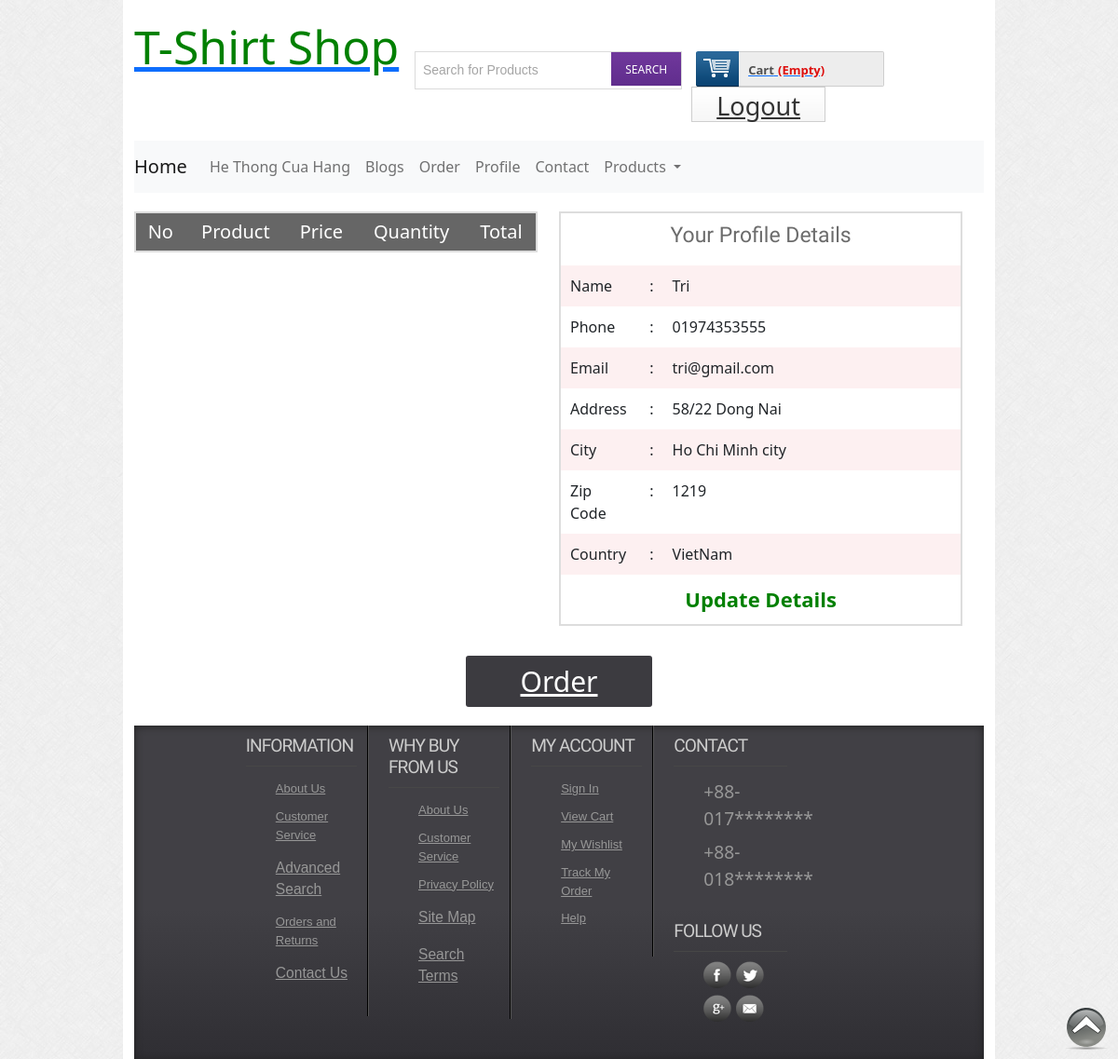
/paymentoffiline.php (signed in), run on the app's committed database.
### tables this page shows
CREATE TABLE `tbl_customers` (
  `id` int(11) NOT NULL,
  `name` varchar(60) NOT NULL,
  `address` text NOT NULL,
  `city` varchar(30) NOT NULL,
  `country` varchar(30) NOT NULL,
  `zip` varchar(30) NOT NULL,
  `phone` varchar(30) NOT NULL,
  `email` varchar(255) NOT NULL,
  `pass` varchar(32) NOT NULL
);

### classes/Customer.php (called while the page is built, shortened)
<?php
$filepath = realpath(dirname(__FILE__));
include_once($filepath.'/../lib/Database.php');
 ?>
<?php
class Customer
{
    private $db;
    public function __construct()
    {
        $this->db = new Database();
    }
    public function getCustomerData($id)
    {
        $query = "SELECT * FROM tbl_customers WHERE id = '$id'";
        $result = $this->db->select($query);
        return $result;
    }
}

### lib/Database.php (called while the page is built, shortened)
<?php
class Database
{
    public $host   = DB_HOST;
    public $user   = DB_USER;
    public $pass   = DB_PASS;
    public $dbname = DB_NAME;
    public $link;
    private function connectDB()
    {
        $this->link = new mysqli(
            $this->host,
            $this->user,
            $this->pass,
            $this->dbname
        );
    }
    public function select($query)
    {
        $result = $this->link->query($query) or
        die($this->link->error . __LINE__);
        if ($result->num_rows > 0) {
            return $result;
        } else {
            return false;
        }
    }
}

### lib/Session.php (called while the page is built, shortened)
<?php
class Session
{
    public static function get($key)
    {
        if (isset($_SESSION[$key])) {
            return $_SESSION[$key];
        } else {
            return false;
        }
    }
}

### paymentoffiline.php (the view, shortened to what this page needs)
<?php include 'inc/header.php'; ?>
<div class="main">
	<div class="content">
		<div class="section group">
			<div class="division">
				<table class="tblone">
							<tr>
								<th>No</th>
								<th>Product</th>
								<th>Price</th>
								<th>Quantity</th>
								<th>Total</th>
							</tr>
						</table>
			</div>
			<div class="division">
				<?php
            $id = Session::get("cmrId");
            $getData = $cmr->getCustomerData($id);
            if ($getData) {
                while ($result = $getData->fetch_assoc()) {
                    ?>
			<table class="tblone">
				<tr>
					<td colspan="3" style="text-align: center;"><h2>Your Profile Details</h2></td>
				</tr>
				<tr>
					<td width="20%">Name</td>
					<td width="5%">:</td>
					<td><?php echo $result['name']; ?></td>
				</tr>
				<tr>
					<td>Phone</td>
					<td>:</td>
					<td><?php echo $result['phone']; ?></td>
				</tr>
				<tr>
					<td>Email</td>
					<td>:</td>
					<td><?php echo $result['email']; ?></td>
				</tr>
				<tr>
					<td>Address</td>
					<td>:</td>
					<td><?php echo $result['address']; ?></td>
				</tr>
				<tr>
					<td>City</td>
					<td>:</td>
					<td><?php echo $result['city']; ?></td>
				</tr>
				<tr>
					<td>Zip Code</td>
					<td>:</td>
					<td><?php echo $result['zip']; ?></td>
				</tr>
				<tr>
					<td>Country</td>
					<td>:</td>
					<td><?php echo $result['country']; ?></td>
				</tr>
				<tr>
					<td colspan="3" style="text-align: center; font-size: 22px;"><a style="color: green;" href="editprofile.php">Update Details</a></td>
				</tr>
			</table>
			<?php
                }
            } ?>
			</div>
		</div>
		<div class="ordernow">
			<a href="?orderid=order">Order</a>
		</div>
	</div>
<?php include 'inc/footer.php'; ?>

### css/style.css (style rules this page uses)
html,body,div,span,applet,object,iframe,h1,h2,h3,h4,h5,h6,p,blockquote,pre,a,abbr,acronym,address,big,cite,code,del,dfn,em,img,ins,kbd,q,s,samp,small,strike,strong,sub,sup,tt,var,b,u,i,dl,dt,dd,ol,nav ul,nav li,fieldset,form,label,legend,table,caption,tbody,tfoot,thead,tr,th,td,article,aside,canvas,details,embed,figure,figcaption,footer,header,hgroup,menu,nav,output,ruby,section,summary,time,mark,audio,video { margin:0;padding:0;border:0;font-size:100%;font:inherit;vertical-align:baseline; }
table { border-collapse:collapse;border-spacing:0; }
a { text-decoration:none; }
body { font-family:Arial, Helvetica, sans-serif; background:url(../images/body_bg3.jpg); }
.section { clear: both; padding: 0px; margin: 0px; }
.group:before, .group:after { content:""; display:table; }
.group:after { clear:both; }
.group { zoom:1; }
.content { padding:20px 0; background:#FFF; }
.content h2 { font-size:23px; color:#6C6C6C; font-family: 'Monda', sans-serif; }
.tblone { border: 1px solid #fff; margin-bottom: 12px; width: 100%; }
.tblone th { background: #666 none repeat scroll 0 0; color: #fff; font-size: 20px; padding: 5px 8px; text-align: center; }
.tblone td { padding:10px;text-align:center; }
table.tblone tr:nth-child(2n+1) { background:#fff;height:30px; }
table.tblone tr:nth-child(2n) { background:#fdf0f1;height:30px; }
table.tblone a { color: #fe5800; font-weight: bold; text-decoration: none; }

### paymentoffiline.php (style rules this page uses)
.division { width:50%; float:left; }
.tblone { width: 95%; margin-right:15px; border:2px solid #ddd; }
.tblone tr td { text-align: justify; }
.ordernow a { width:200px; margin:20px auto 0; text-align: center; padding:5px; font-size:30px; display: block; background: #3C3B40; color: white; border-radius: 3px; }

### data on the page
tbl_customers: name "Tri", phone "01974353555", email "tri@gmail.com", address "58/22 Dong Nai", city "Ho Chi Minh city", zip "1219", country "VietNam"
